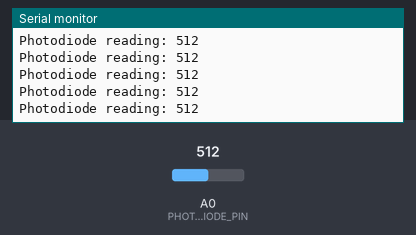
The sketch below on a simulated Arduino Uno, built with avr-gcc and run on an emulated ATmega328P. On the bench: the last lines printed to the serial monitor. The inputs (shaded band) are chosen by the test bench; at power-on: A0 (PHOTODIODE_PIN) = 512.

Above: at 1.2 s.
1.3 s: A0 (PHOTODIODE_PIN) set to 716
At 1.31 s:
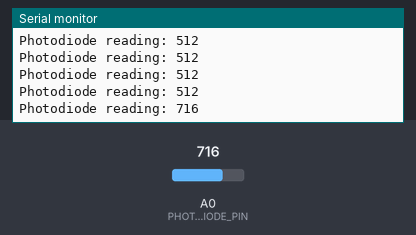
2.8 s: A0 (PHOTODIODE_PIN) set to 900
At 2.82 s:
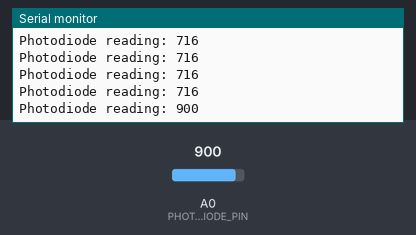
Timing chart, 0 to 5.8 s (numbered marks = the images above; inputs shaded):
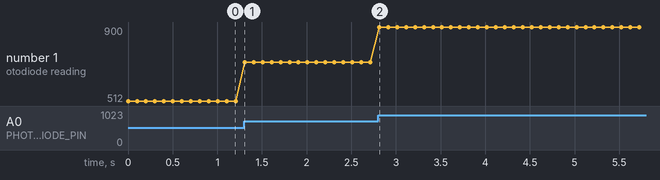

Measured:
- after the input at 1.3 s, the serial monitor: prints a new line at once (image 1)
- after the input at 2.8 s, the serial monitor: prints a new line at once (image 2)
- plotted number 1: 512 → 716 after the input at 1.3 s, 716 → 900 after the input at 2.8 s

The sketch:

test1.ino
```cpp
// define photodiode output pin
#define PHOTODIODE_PIN A0

// variable to hold the photodiode reading
int photodiodeReading = 0;

void setup() {
  // set the photodiode pin as input
  pinMode(PHOTODIODE_PIN, INPUT);

  // start serial communication for debugging
  Serial.begin(9600);
}

void loop() {
  // read the value from the photodiode
  photodiodeReading = analogRead(PHOTODIODE_PIN);

  // print the photodiode reading
  Serial.print("Photodiode reading: ");
  Serial.println(photodiodeReading);

  // wait a bit before reading again
  delay(100);
}
```
